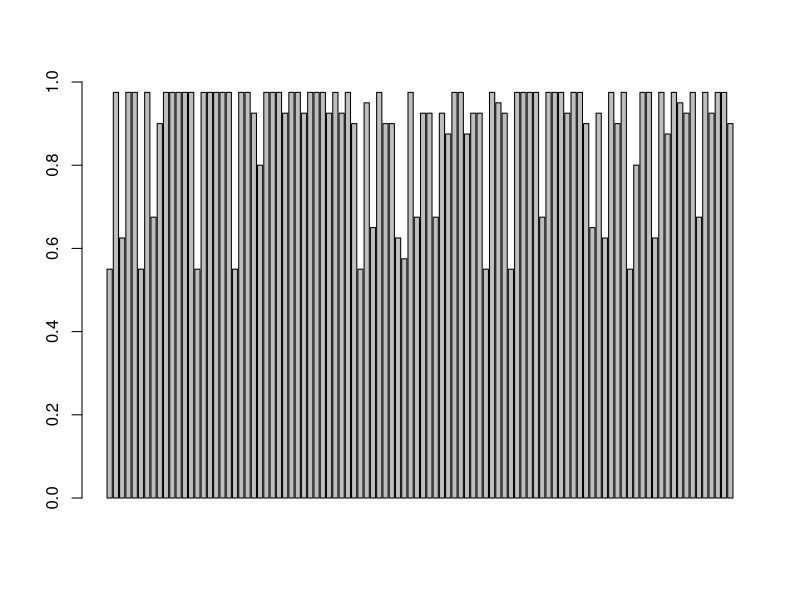
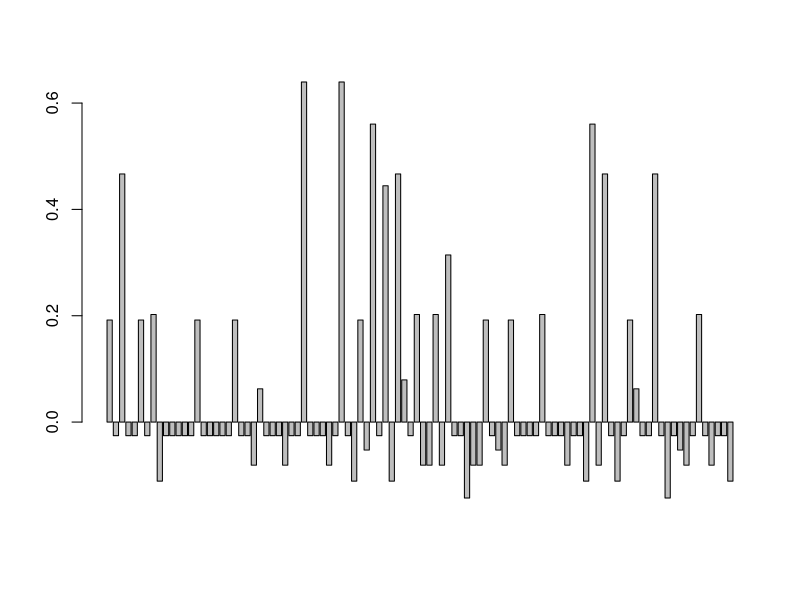

Write R code to recreate these figures, in order. (Note: this script raises an error after producing the figures.)
library(stringr)

bears <- read.csv("../Data/bears.csv", header = FALSE, colClasses = "character")
colnames(bears)<-1:10000

SNPs = c()

for (i in 1:10000) {
  if(dim(unique(bears[i]))[1] != 1){
    SNPs <- c(SNPs, i)
  }
}
freq <-c()
for (SNP in SNPs){
  ref <- bears[1,SNP]
  l <- bears[SNP]
  f<-length(l[l==ref])

  if (f<20){
    f<-40-f
  }
  freq <- c(freq, f/40)
}

barplot(freq,ylim=c(0,1))

g <- data.frame(homref = numeric(),het = numeric(), homnon = numeric())


homref = rep(0,length(SNPs))
het = rep(0,length(SNPs))
homnon = rep(0,length(SNPs))

cnt = 0


for (SNP in SNPs){
  cnt<-cnt+1
  ref <- bears[1,SNP]
  
  for (a in 1:20){
    i<-2*a-1
    j<-2*a
    pair = (bears[i:j,SNP ] == ref)
    if (sum(pair) == 2){
      homref[cnt] <- homref[cnt]+1
    }
    
    
    if (sum(pair) == 1){
      het[cnt] <- het[cnt]+1
    }
    
    
    if (sum(pair) == 0){
      homnon[cnt] <- homnon[cnt]+1
    }

  }
}

g <- data.frame(homref,het, homnon)
colnames(g)<-c('homref', 'het', 'homnon')

g$ref = (g$homref/20+g$het/40)
g$exphomref = g$ref ^ 2
g$exphet = g$ref * (1-g$ref) * 2
g$exphomnon = (1-g$ref) ^ 2

g$chi <- rowSums(( (g[1:3] - g[5:7]*20)^2) /(g[5:7]*20))
g$sig <- (g$chi>3.84)  


g$inb <- (2 * g$ref * (1-g$ref) - g$het/20) / (2*g$ref * (1-g$ref))


barplot(g$inb)

SNP = 30
cnt<-cnt+1
ref <- bears[1,SNP]

for (i in 1:20){
  i<-2*i-1
  j<-2*i
  pair = (bears[i:j,SNP ] == ref)
  print(pair)
  print("\n")
  if (sum(pair) == 2){
    homref[cnt] <- homref[cnt]+1
  }
  
  
  if (sum(pair) == 1){
    het[cnt] <- het[cnt]+1
  }
  
  
  if (sum(pair) == 0){
    homnon[cnt] <- homnon[cnt]+1
  }
}
  